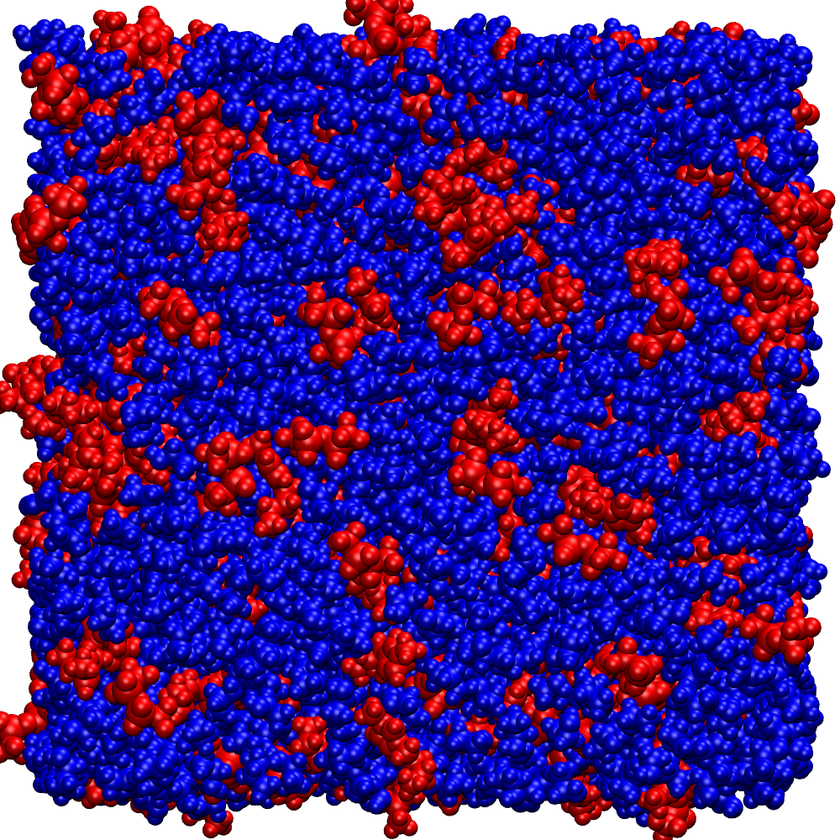
#> input picture Heterogenous.png, 840 x 840 px, shrunk from 1000 x 1000 before the run
$ jupyter execute --allow-errors 'Heterogenous vs Homogeneous.ipynb'   (shell and % lines are left out)
#> lines starting #> are read from the running program, lines starting #| are printed output that depends on the picture; after the words box and inside, x2 and y2 are one past the last pixel; in counts of white or black regions, pixels touching at a corner belong together
[cell 1]
# Start
import os
import time
print("last time run: {}".format(time.strftime("%c")))
CWD = os.getcwd()
print("Current working dir: {}".format(CWD))

[cell 2]
# Style
from IPython.core.display  import HTML
from IPython.core.debugger import set_trace

def css_styling():
    styles = open("/home/bren/Home/python/Jupyter/Jupyter Notebooks/custom.css", "r").read()
    return HTML(styles)
#> (the rest of this cell did not finish here and is left out)

[cell 3]
# imports
from matplotlib import pyplot as plt, rcParams
import matplotlib.patches as mpatches

import numpy as np

from scipy.signal import convolve2d
from scipy.ndimage import gaussian_filter

from skimage.io import imread
from skimage.filters import threshold_otsu
from skimage.segmentation import clear_border
from skimage.measure import label, regionprops
from skimage.morphology import closing, square
from skimage.color import label2rgb

plt.style.use("ggplot")
rcParams["figure.figsize"] = (14, 7)

import IPython, platform
print("Python  {}".format(platform.python_version()))

# Measuring Heterogenaity of Regions in an Image

___Musings of an Image Processing Dabbler___

Ray M. posed an interesting question for Nashville data nerds: how to measure homogenaity of atom distributions in an image. This notebook captures some of what I found working on that intriguing problem. As suggested by Rob H., one approach is to consider image processing algorithms. This work suggests some way forward in that regard.

The approach begins with preparing the images to enhance borders between the two atom types. Each image portrays individual images as red or blue (presumably only two different elements occur in this material). So,

* remove the shading used to make each atom appear 3D with a combination of high-pass filtering, gaussian filtering, and convolution. Note that the rgb values required limiting to the interval [0,255] in order to display the high-pass filter output.
* prepare a gray-scale image for the primary object detection algorithm by isolating the rgb image's red and blue layers and setting red layer pixles to 0 where red layer value is less than blue layer value.

After trying several skimag.segmentaion algorithms, the [otsu_threshold](http://scikit-image.org/docs/dev/auto_examples/segmentation/plot_label.html#sphx-glr-auto-examples-segmentation-plot-label-py) method was selected for both speed of processing and for ease of counting the objects detected. For further discussion, see [this](https://en.wikipedia.org/wiki/Otsu's_Method) reference.

Finaly, a plot of unique values in red, green, and blue layes after the high-pass filter show different patterns in the homogeneous image versus the heterogenous image. I made no attempt to formulate a metric based on this difference.

### Further possible research

I believe these images are single slices of a three-dimensional sample a material. If so, then the image process demonstrated herein are limited to two-dimensional images of 1,000 by 1,000 rgb pixels each. Even if each pixel represented a single atom (which it does not). a 1,000 X 1,000 slice of atoms is probably pretty small. Maybe size doesn't matter, but computationally, even an rgb model of a 1,000 x 1,000 x 1,000 particle of mass would present processing difficulties in terms of memory and cpu time. Even if we restricticted ourselves to 2 element material and replaced the rgb model with binary values (0 == element 1, 1 == element 2), this is still a gigabyte of data. Assuming greater dilution of one element versus the other in a two element substance, the sample size could grow exponentially greater exacerbating the memory and computing power required. Some form buffering would most likely be required to solve the memory limitation but that would no doubt extend the compute.

Regardless, my thougts went to the rules used for that old computer "game of life" implemented by a program that traverses a matrix (albeit 2D) and essentially applies a convolution to each location to determe if a "cell" had sufficient neighbors to "survive" and/or multiply (I'm a bit foggy on the precise rule). It seems to me that a similar convolutional approach could be used to detect boundaries around a location in 3D but in this case it would be a 3D convolution. Armed with such an algorithm, something like [particle swarms](https://www.youtube.com/watch?v=gkGa6WZpcQg&t=21s) could be used to trace the contours of atom clusters where, rather than sharing best maxima / minima, each particle shares countours found and, when a two particles detect the same boundary point, one changes the search direction leaving the other to finish tracing the boundary in whatever dimension it was tracing.

<a id='Table_of_Contents'></a>
### Table of Contents

[Load Images](#Load_Images)

[Enhance Borders](#Enhance_Borders)

[Otsu Object Detection Method](#Otsu_Object_Detection_Method) - quick

[Red Green Blue Distributions](#Red_Green_Blue_Distributions)

## Load Images
<a id='Load_Images'></a>

[Table of Contents](#Table_of_Contents)

[cell 4]
hetero = imread('Heterogenous.png')
#> hetero is the input picture: shape (840, 840, 3); mean R, G, B 78.1, 40, 137.4
hetero.__class__

[cell 5]
homo = imread('Homogenous.png')
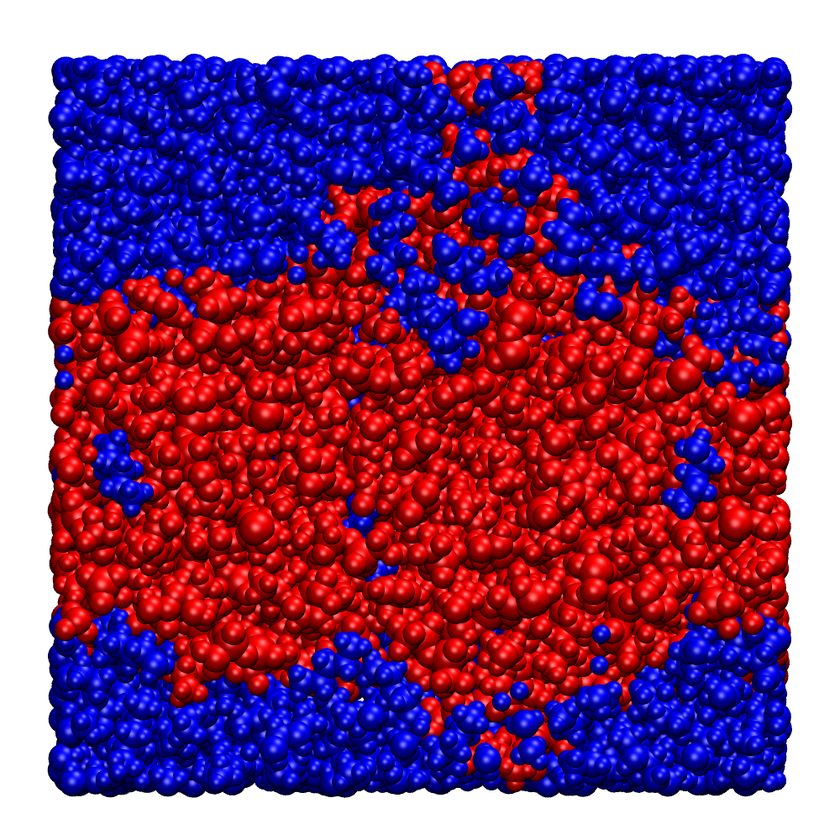
#> input picture Homogenous.png, 840 x 840 px, shrunk from 1000 x 1000 before the run
#> homo is the input picture: shape (840, 840, 3); mean R, G, B 128.1, 68, 125.9
homo.__class__

[cell 6]
hetero.shape, homo.shape
#> Out = ((840, 840, 3), (840, 840, 3))

## Enhance Borders
<a id='Enhance_Borders'></a>

[Table of Contents](#Table_of_Contents)

[cell 7]
# a High-Pass Filter and Blurred
sigma = 8  # Standard deviation in pixels - TODO - calculate this rather than estimate
unsharp_strength = 0.8 # TODO - experiment with this value

def highPassAndBlurred(image, sigma=8, unsharp_strength=0.8):
#> called with sigma = 8, unsharp_strength = 0.8
    b = gaussian_filter(hetero, sigma)
    hp = image - unsharp_strength * b
    return hp, b

highpass, blurred = highPassAndBlurred(hetero)

rcParams["figure.figsize"] = (14, 7)

#> (the rest of this cell did not finish here and is left out)

[cell 8]
kernel_size = 9
kernel = np.ones((kernel_size, kernel_size)) / kernel_size
kernel[0,:]

[cell 9]
def convolveImage(image, kernel):
    def scaleIt(cvld):
        cvld[cvld > 255.0] = 255.0
        cvld[cvld < 0.0] = 0.0
        return cvld
    convolved = np.ones(image.shape)
    for i in range(convolved.shape[-1]):
        cvld = convolve2d(image[:,:,i], kernel, boundary='fill', mode='same',
                          fillvalue=0.)
        convolved[:,:,i] = scaleIt(cvld)

    plt.imshow(convolved.astype(int))
#> (this line was passed over: IPython is not available in this run)
    return convolved.astype(int)

[cell 10]
blurred = gaussian_filter(homo, sigma=8.)
rcParams["figure.figsize"] = (14, 7)

convolved_homo = convolveImage(homo - unsharp_strength * blurred, kernel)
plt.savefig('convolved_homo.png')
#> (this line was passed over: IPython is not available in this run)

[cell 11]
blurred = gaussian_filter(hetero, sigma=8.)
convolved_hetero = convolveImage(hetero - unsharp_strength * blurred, kernel)
#> after the loop in convolveImage (call 2), `for i in range(convolved.shape[-1]):`:
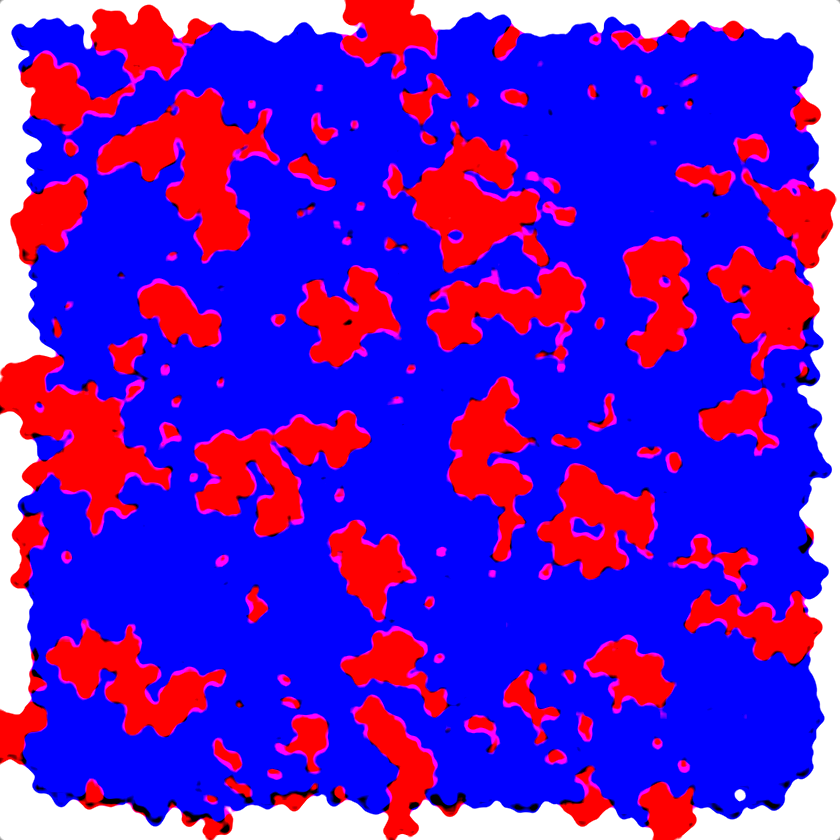
#> convolved: shape (840, 840, 3) float64; mean of channels 0, 1, 2 96.1, 29.6, 196.4; drawn as R, G, B
#> after the loop in convolveImage (call 2), `for i in range(convolved.shape[-1]):`:
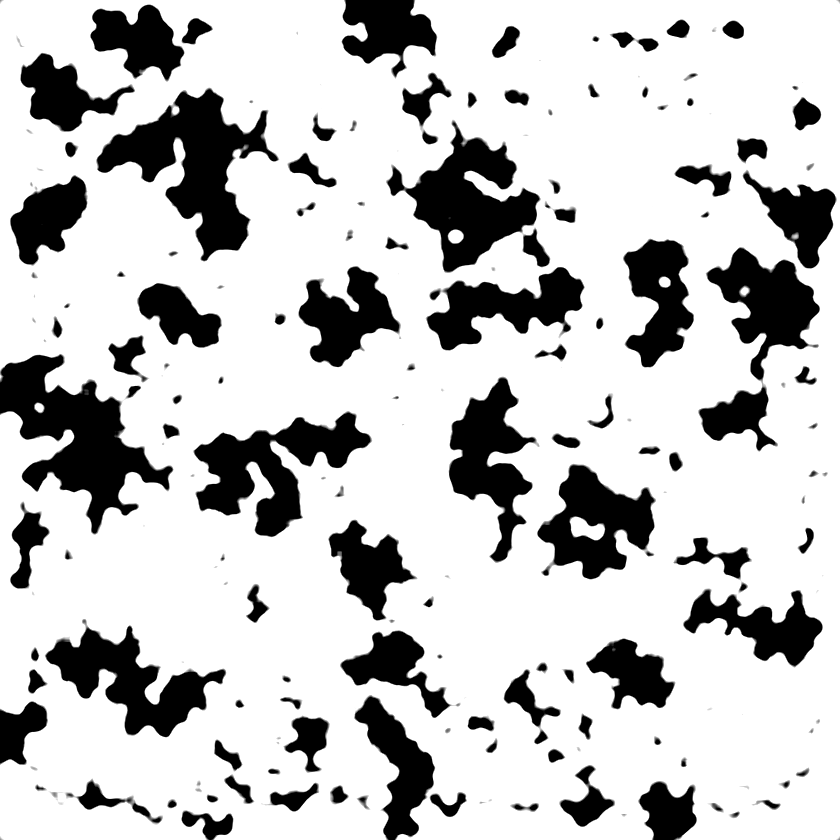
#> cvld: shape (840, 840) float64; min 0, max 255, mean 196.4
plt.savefig('convolved_hetero.png')
#> (this line was passed over: IPython is not available in this run)

[cell 12]
# zero in regions where blue > red leaving red only
gray_homo = convolved_homo[:,:,0]
#> gray_homo: shape (840, 840) int64; 256 distinct labels, from 0 to 255
gray_homo[homo[:,:,2] > homo[:,:,0]] = 0

# fill borders so interior objects have clear borders
gray_homo[:,:100] = 0
gray_homo[:,-100:] = 0
gray_homo[:100,:] = 0
gray_homo[-100:,:] = 0
#> gray_homo: shape (840, 840) int64; 256 distinct labels, from 0 to 255

plt.imshow(gray_homo)
#> (this line was passed over: IPython is not available in this run)

[cell 13]
# zero in regions where blue > red leaving red only
gray_hetero = convolved_hetero[:,:,0]
#> gray_hetero: shape (840, 840) int64; 256 distinct labels, from 0 to 255
gray_hetero[hetero[:,:,2] > hetero[:,:,0]] = 0

# fill borders so interior objects have clear borders
gray_hetero[:,:100] = 0
gray_hetero[:,-100:] = 0
gray_hetero[:100,:] = 0
gray_hetero[-100:,:] = 0
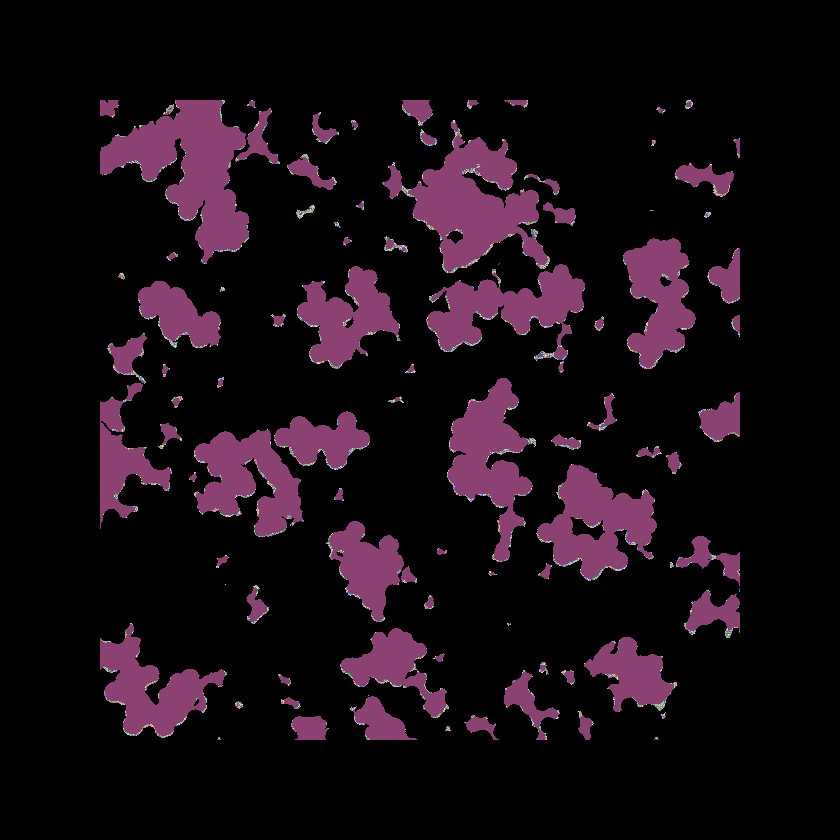
#> gray_hetero: shape (840, 840) int64; 256 distinct labels, from 0 to 255; one colour per label, 0 black

plt.imshow(gray_hetero)
#> (this line was passed over: IPython is not available in this run)

## Otsu Object Detection Method
<a id='Otsu_Object_Detection_Method'></a>

[Table of Contents](#Table_of_Contents)

[cell 14]
image = gray_hetero

def otsuODM(image):

    # apply threshold
    thresh = threshold_otsu(image)
#> thresh = 126
    bw = closing(image > thresh, square(3))
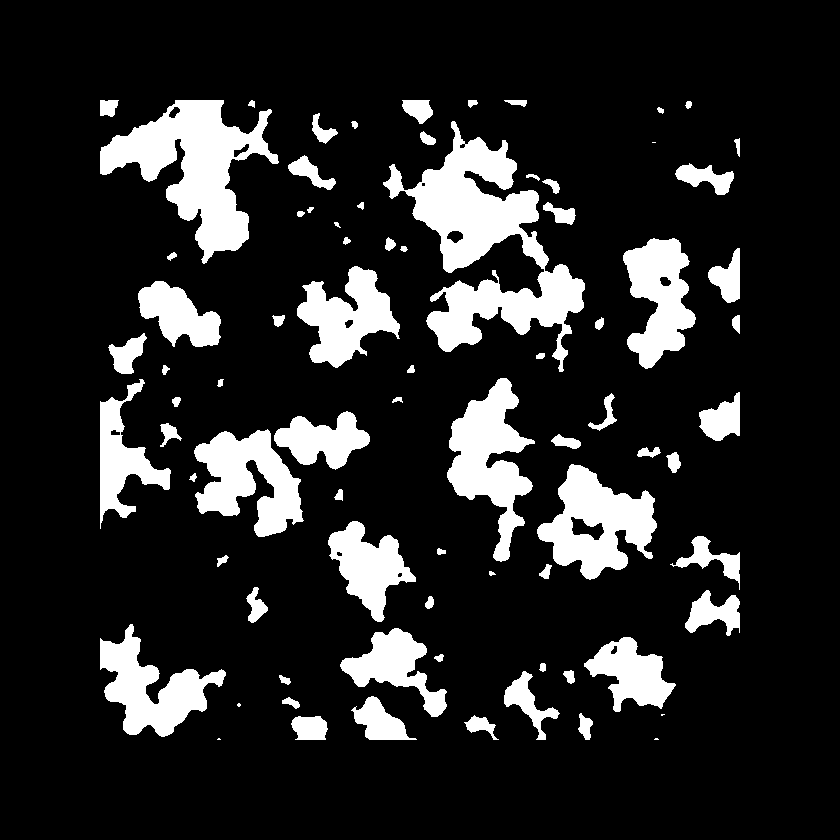
#> bw: shape (840, 840) bool; 15.2% white; 80 white regions (5 under 20 px), largest, box (x1, y1, x2, y2) and area: (383, 121, 585, 372) 17678, (100, 100, 279, 264) 12214, (447, 378, 535, 562) 7411

    # remove artifacts connected to image border
    cleared = clear_border(bw)

    # label image regions
    label_image = label(cleared)
#> label_image: shape (840, 840) int32; 81 distinct labels, from 0 to 80
    image_label_overlay = label2rgb(label_image, image=image)

    fig, ax = plt.subplots(figsize=(10, 6))
    ax.imshow(image_label_overlay)

    for region in regionprops(label_image):
        # take regions with large enough areas
        if region.area >= 100:
            # draw rectangle around segmented coins
            minr, minc, maxr, maxc = region.bbox
            rect = mpatches.Rectangle((minc, minr), maxc - minc, maxr - minr,
                                      fill=False, edgecolor='red', linewidth=2)
            ax.add_patch(rect)

    ax.set_axis_off()
    plt.tight_layout()
    plt.show()
    return regionprops(label_image)

#> (a cell that did not finish here is left out)

#> (a cell that did not finish here is left out)

#> in otsuODM (call 2), `thresh = threshold_otsu(image)`: thresh = 127
#> in otsuODM (call 2), `bw = closing(image > thresh, square(3))`: bw: shape (840, 840) bool; 34.3% white; 14 white regions (1 under 20 px), largest, box (x1, y1, x2, y2) and area: (100, 174, 740, 736) 234560, (401, 189, 499, 271) 3186, (452, 129, 533, 207) 2195
#> in otsuODM (call 2), `label_image = label(cleared)`: label_image: shape (840, 840) int32; 15 distinct labels, from 0 to 14
#> in otsuODM (call 2), `image_label_overlay = label2rgb(label_image, image=image)`:
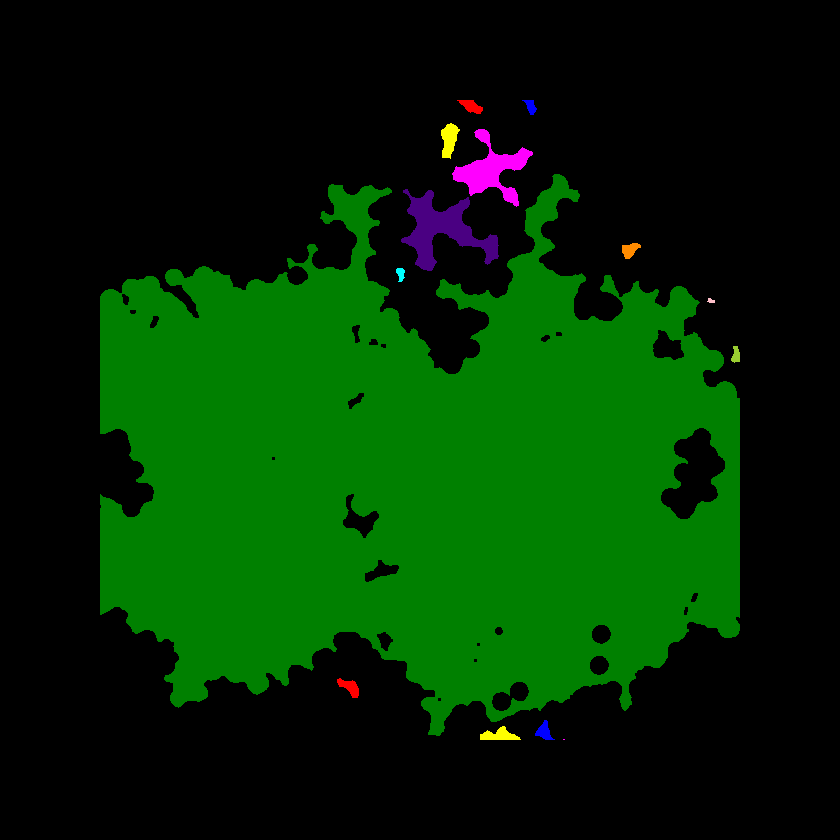
#> image_label_overlay: shape (840, 840, 3) float64; mean R, G, B 0.00196, 0.0505, 0.00182; drawn with min black and max white
